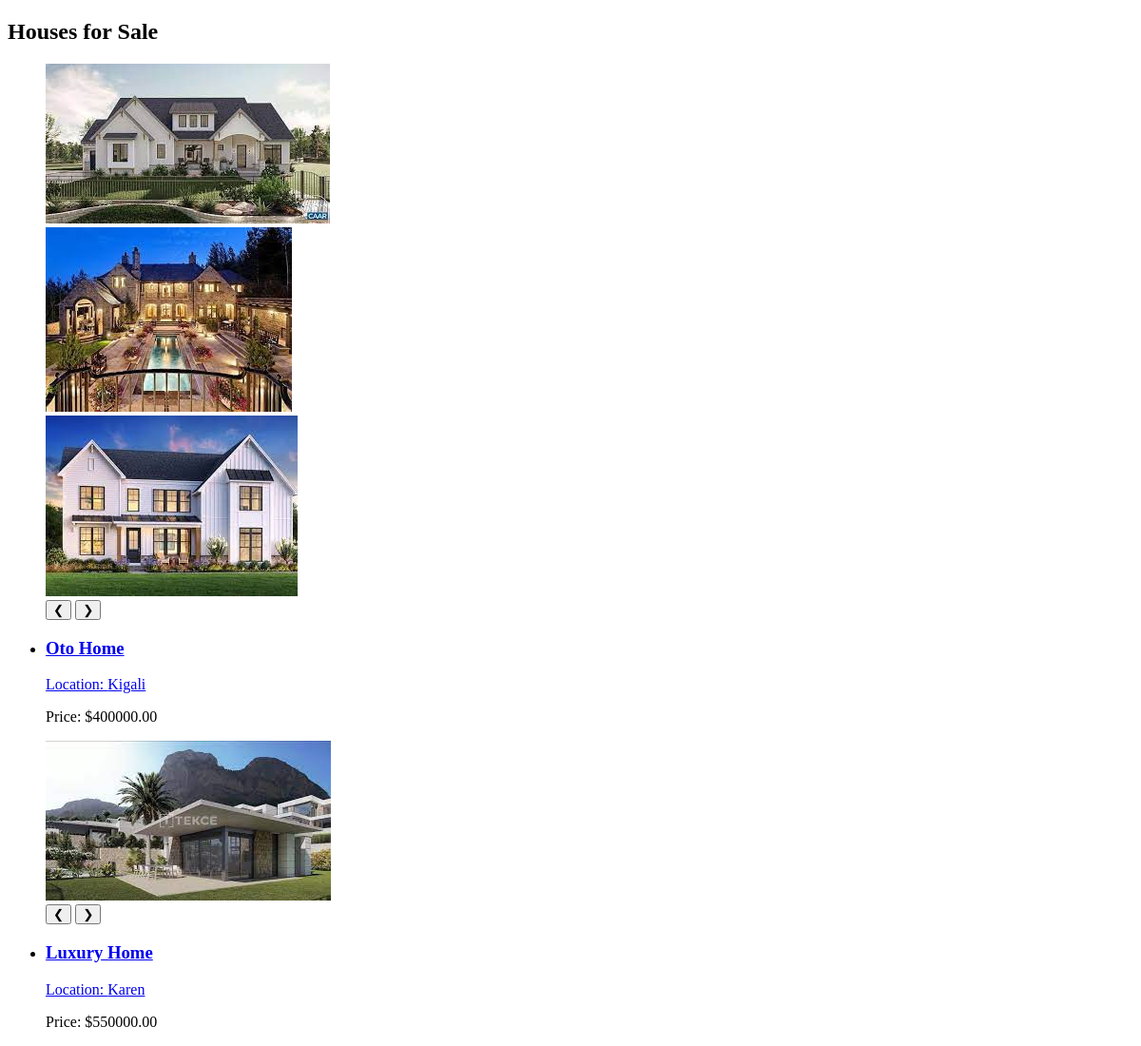
/owned-home/, run on an earlier commit of the app's database.
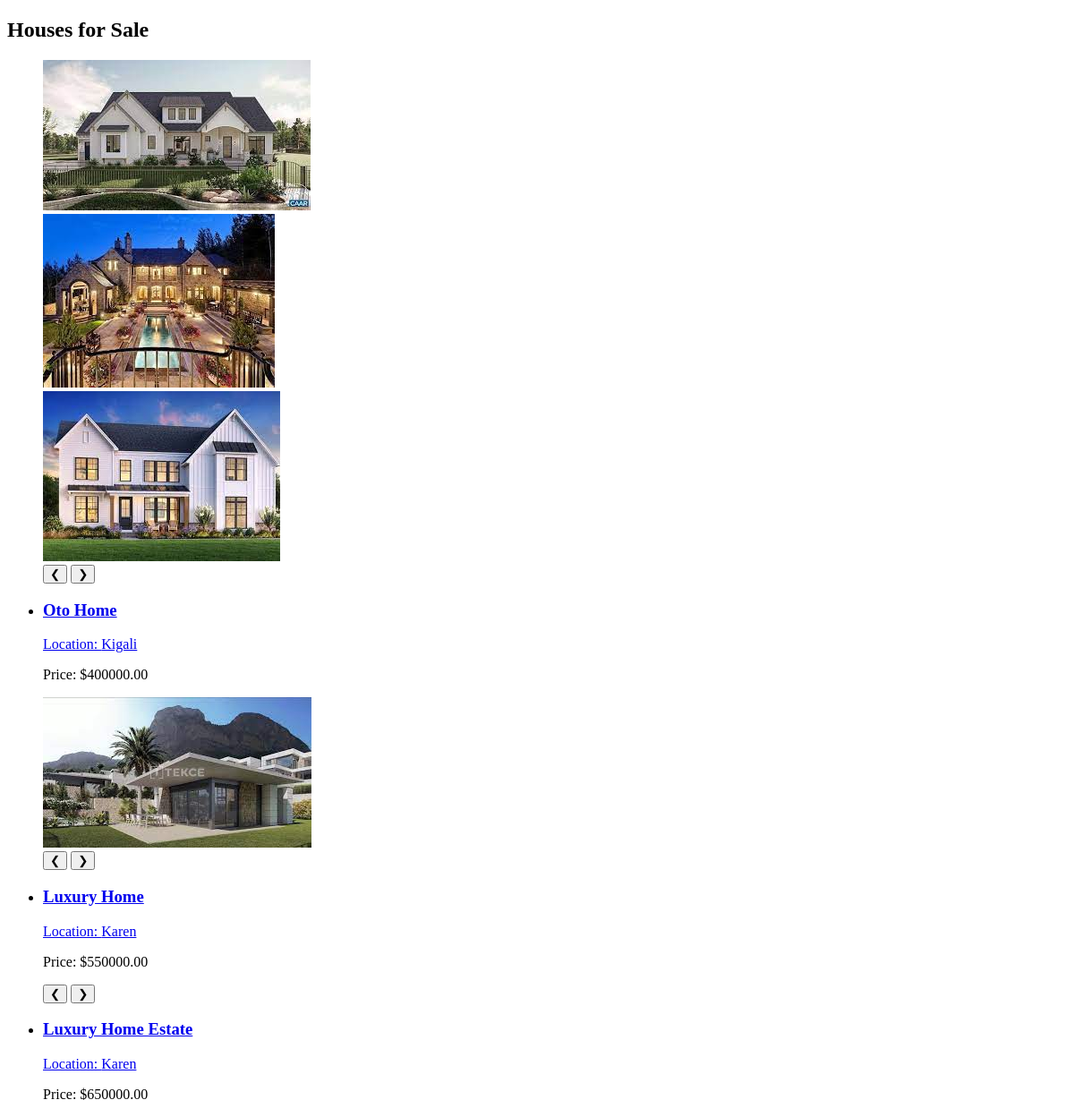
And on a later commit of the database.
### owned_home/models.py (models this page shows, shortened)
class Images(models.Model):
    image = models.ImageField(upload_to=house_directory_path)
    house = models.ForeignKey(OwnedHouse,on_delete=models.CASCADE, related_name='images')

class OwnedHouse(models.Model):
    FURNISHING_STYLES = [
        ('Fully_Furnished', 'Fully Furnished'),
        ('Semi_Furnished', 'Semi Furnished'),
        ('unfurnished', 'Unfurnished'),
    ]
    BEDROOM_TYPES = [
        ('1_bedroom', '1 Bedroom'),
        ('2_bedroom', '2 Bedroom'),
        ('3_bedroom', '3 Bedroom'),
        ('4_bedroom', '4 Bedroom'),
        ('5_bedroom', '5 Bedroom'),
        ('bedsitter', 'Bedsitter'),
        ('other', 'Other'),
    ]
    BATHROOM_TYPES = [
        ('1_bathroom', '1 Bathroom'),
        ('2_bathroom', '2 Bathroom'),
        ('3_bathroom', '3 Bathroom'),
        ('4_bathroom', '4 Bathroom'),
        ('all_ensuite', 'All Ensuite'),
        ('other', 'Other'),
    ]
    name = models.CharField(max_length=200)
    owner = models.ForeignKey(settings.AUTH_USER_MODEL, on_delete=models.CASCADE, related_name='owned_houses')
    description = models.TextField()
    price = models.DecimalField(max_digits=10, decimal_places=2)
    furnishing_style = models.CharField(max_length=20, choices=FURNISHING_STYLES)
    bedroom = models.CharField(max_length=20, choices=BEDROOM_TYPES)
    bathroom = models.CharField(max_length=20, choices=BATHROOM_TYPES)
    location = models.CharField(max_length=30)
    rules = models.TextField()
    amenities = models.TextField()
    is_for_sale = models.BooleanField(default=True)

### owned_home/views.py (the view)
# urls.py: path('', views.owned_house_list, name='owned_house_list'),
def owned_house_list(request):
    houses = OwnedHouse.objects.filter(is_for_sale=True)
    return render(request, 'owned_home/owned_house_list.html', {'houses': houses})

### owned_home/templates/owned_home/owned_house_list.html
{% extends 'owned_home/base.html' %}
{% block content %}
<h2>Houses for Sale</h2>
{% if houses %}
    <ul>
    {% for house in houses %}
        <div class="slider-container">
            <div class="slider">
                {% for image in house.images.all %}
                <div class="slide">
                    <img src="{{ image.image.url }}" alt="{{ house.name }}">
                </div>
                {% endfor %}
                <button class="prev">&#10094;</button>
                <button class="next">&#10095;</button>
            </div>
        </div>
        <li>
            <a href="{% url 'owned_home:owned_house_detail' house.id %}">
                <h3>{{ house.name }}</h3>
                <p>Location: {{ house.location }}</p>
            </a>
            <p>Price: ${{ house.price }}</p>
        </li>
    {% endfor %}
    </ul>
{% else %}
    <p>No houses are currently listed for sale.</p>
{% endif %}
{% endblock %}

What changed in the data, as far as the page shows it:
added OwnedHouse: name "Luxury Home Estate", location "Karen", price "650000.00"
